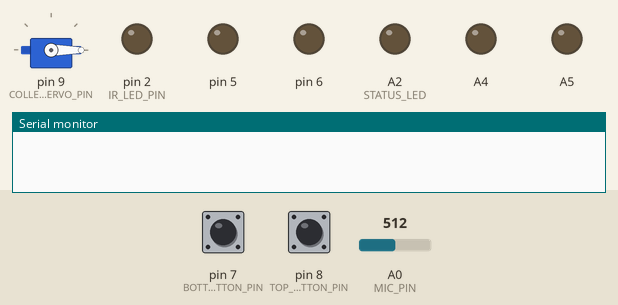
A sketch run on a simulated Arduino Uno, built with avr-gcc and run on an emulated ATmega328P. Parts: servo, output pins drawn as LEDs (lit = HIGH), the last lines printed to the serial monitor. The test bench sets the inputs (shaded band); at power-on: pin 8 (TOP_BUTTON_PIN) HIGH, pin 7 (BOTTOM_BUTTON_PIN) LOW, A0 (MIC_PIN) = 512.

Above: at 2.0 s.
2.1 s: pin 8 (TOP_BUTTON_PIN) pulled LOW for 0.15 s
At 2.3 s:
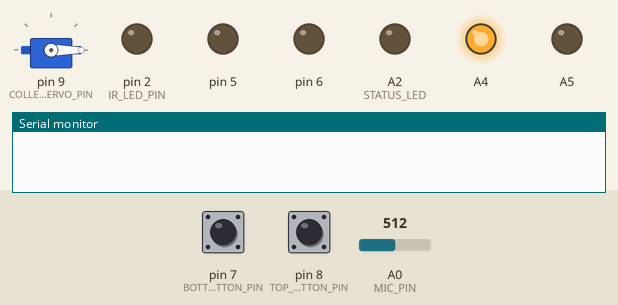
At 3.9 s:
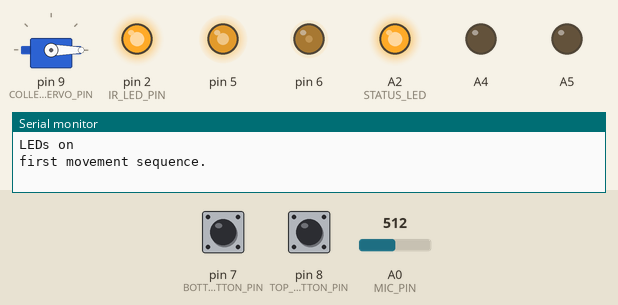
5.2 s: pin 8 (TOP_BUTTON_PIN) pulled LOW for 1 s
At 13.7 s:
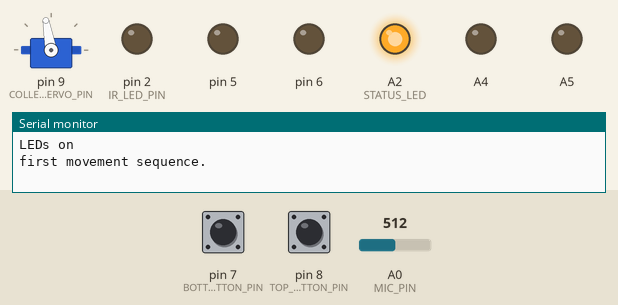
Timing chart, 0 to 16.0 s (numbered marks = the images above; inputs shaded):
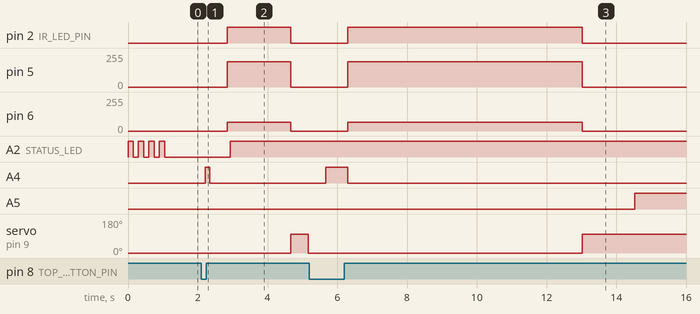

Measured:
- after the input at 2.1 s, pin 2 (IR_LED_PIN): LOW → HIGH after 0.75 s, → LOW 1.8 s later; pin 5: 0/255 → 190/255 after 0.75 s, → 0/255 1.8 s later; pin 6: 0/255 → 66/255 after 0.75 s, → 0/255 1.8 s later; A2 (STATUS_LED): LOW → HIGH after 0.84 s; A4: LOW → HIGH after 0.12 s, → LOW 0.13 s later
- after the input at 5.2 s, pin 2 (IR_LED_PIN): LOW → HIGH after 1.1 s, → LOW 6.7 s later; pin 5: 0/255 → 190/255 after 1.1 s, → 0/255 6.7 s later; pin 6: 0/255 → 66/255 after 1.1 s, → 0/255 6.7 s later; A4: LOW → HIGH after 0.47 s, → LOW 0.63 s later; A5: LOW → HIGH after 9.3 s instead of 0.47 s

The sketch:

ACD.ino
```cpp
/*

pin connections:
horizontal motor: D5 and D6
vertical motor: A4 and A5
servos: pin 9
mic: A0
IR LED: D13
*/

#define IR_LED_PIN 2
#define STATUS_LED A2
#define COLLECTION_SERVO_PIN 9
#define H_MOTOR_A 5
#define H_MOTOR_B 6
#define V_MOTOR_A A4
#define V_MOTOR_B A5
#define MIC_PIN A0
#define BOTTOM_BUTTON_PIN 7
#define TOP_BUTTON_PIN 8
#define HORIZONTAL_SPEED 190

#include "motor.h"
#include "mic.h"
#include <Servo.h>

Servo collectionServo;

motor horizontalMotor(H_MOTOR_A, H_MOTOR_B);
motor verticaMotor(V_MOTOR_A, V_MOTOR_B);

int state = FORWARD;
bool gotEgg = false;              // store whether the system is carrying an egg
bool firstMovement = true;
int toneDetetected = -1;  //store which tone range was last detected

unsigned long previousMillis = 0;
int ledState = LOW;

// the setup function runs once when you press reset or power the board
void setup() {
    Serial.begin(9600);

    pinMode(BOTTOM_BUTTON_PIN, INPUT);
    pinMode(TOP_BUTTON_PIN, INPUT);
    pinMode(IR_LED_PIN, OUTPUT);
    pinMode(STATUS_LED, OUTPUT);

    //Serial.println("Start up");
    startFlashPattern();
    digitalWrite(STATUS_LED, LOW); //off

    setupMic();
    collectionServo.attach(COLLECTION_SERVO_PIN);  // attaches the servo on pin COLLECTION_SERVO_PIN
    closeCollection();

    resetVerticalSystem();
    digitalWrite(IR_LED_PIN, HIGH);
    Serial.println("LEDs on");
}

void startFlashPattern(void) {
    for (int i = 0; i < 4; i++) {
        digitalWrite(STATUS_LED, HIGH); //on
        delay(150);
        digitalWrite(STATUS_LED, LOW); //off
        delay(150);
    }
}

void flash() {
    unsigned long currentMillis = millis();
    const long interval = 800;
    if (toneState == 0) { // low frequency, solid
        digitalWrite(STATUS_LED, HIGH); //on
    }
    else if (toneState == 1) { //high frequency
        if (currentMillis - previousMillis >= interval) {
            // save the last time you blinked the LED
            previousMillis = currentMillis;

            // if the LED is off turn it on and vice-versa:
            if (ledState == LOW) {
                ledState = HIGH;
            }
            else {
                ledState = LOW;
            }
            // set the LED with the ledState of the variable:
            digitalWrite(STATUS_LED, ledState);
        }
    }
    else {
        digitalWrite(STATUS_LED, LOW); //otherwise, off
    }
}

// the loop function runs over and over again until power down or reset
void loop() {

    if (firstMovement) {
        Serial.println("first movement sequence.");
        horizontalMove(FORWARD);
        digitalWrite(IR_LED_PIN, LOW);
        firstMovement = 0;

    }
        // open collection
    if (gotEgg == 0) {
        openCollection();
    }
    // lower until we hit the bottom, stop
    while (checkBottom() == 0) {
        verticaMotor.drive(FORWARD);
    }
    verticaMotor.stop();
    //close collection to collect egg
    if (gotEgg == 0) {
        closeCollection();
        gotEgg = 1;
    }
    else { // open collection to release egg
        openCollection();
        delay(1000);
        gotEgg = 0;
    }

    resetVerticalSystem();


    // Turn on led
    digitalWrite(IR_LED_PIN, HIGH);
    //move forward until we hear a sound,stop, turn off leds

    horizontalMotor.drive(state, HORIZONTAL_SPEED);
    delay(5000);
    horizontalMove(state);

    digitalWrite(IR_LED_PIN, LOW);
    state = (state == FORWARD ? BACKWARD : FORWARD);

}

void openCollection() {
    collectionServo.write(100);              // tell servo to go 100 degrees
    delay(500);
}

void closeCollection() {
    collectionServo.write(0);              // tell servo to go 0 degrees
    delay(500);
}

int checkBottom() {
    //connect button with one leg to 5V, the other to the BOTTOM_BUTTON_PIN and a 10K pulldown resistor to gnd
    if (digitalRead(BOTTOM_BUTTON_PIN) == LOW) return 1; // button is compressed and circuit is closed
    else return 0;
}

int checkTop() {
    if (digitalRead(TOP_BUTTON_PIN) == LOW) return 1;
    else return 0;
}

void resetVerticalSystem() {
    // raise till top, stop
    while (checkTop() == 0) {
        verticaMotor.drive(BACKWARD);
    }
    while (checkTop() == 1) {
        verticaMotor.drive(FORWARD);
    }
    delay(100);
    verticaMotor.stop();

    // close the blades
    if (gotEgg == 0) {
        closeCollection();
    }
}

void horizontalMove(int direction) {
    int doloop = 1;
    while (doloop == 1) {
        horizontalMotor.drive(direction, HORIZONTAL_SPEED);
        while(toneDetetected == -1){
            toneDetetected = checkForSound();
            flash();
        }
        for (int i = 0; i < 20; i++){
            toneDetetected = checkForSound();
            flash();
        }
        if (toneDetetected != -1){
            doloop = 0;
        }
    }
    horizontalMotor.stop();
}


/*
void horizontalMove(int direction) {

    int previousTrigger = 0;
    int needToMove = 1;
    int sound = 0;

    while (needToMove) {
        sound = checkForSound();

        //if its too noisy, just wait for it to be quiet
        //if (sound == -1) {
        //    horizontalMotor.stop();
        //}
        if (sound == 1 || sound == 2) {
            previousTrigger++;
            Serial.println(previousTrigger);
            if (previousTrigger > 3) {
                Serial.println("THINK WE'VE BEEN TRIGGERED");
                delay(300);
                int soundCounter = 0;
                for (int i = 0; i < 5; i++) {
                    sound = checkForSound();
                    if (sound == 1 || sound == 2) {
                        soundCounter++;
                    }
                }
                if (soundCounter > 3) {
                    needToMove = 0;
                }
            }
        }
        else {
            previousTrigger = 0;
            horizontalMotor.drive(direction,HORIZONTAL_SPEED);
        }
    }
    horizontalMotor.stop();
}
*/
```

mic.h
```cpp
// (licence header left out)
#include "arduinoFFT.h"

arduinoFFT FFT = arduinoFFT(); /* Create FFT object */

#define SCL_INDEX 0x00
#define SCL_TIME 0x01
#define SCL_FREQUENCY 0x02
#define SCL_PLOT 0x03

const int inputPin = MIC_PIN;

const uint16_t samples = 64; //This value MUST ALWAYS be a power of 2
const double samplingFrequency = 8000; //Hz, must be less than 10000 due to ADC

double vReal[samples];
double vImag[samples];

double history[5][8] = {0};
double rollingAverage[8];
int currentLine = 0;

int toneState = -1;  //store which tone range was last detected

double backgroundLevel = 0;

unsigned long microseconds;
unsigned int sampling_period_us;

int checkForSound();
void sample();

void setupMic() {
    sampling_period_us = round(1000000 * (1.0 / samplingFrequency));

    sample();
    for (int i = 10; i < 50; i++) {
        backgroundLevel += vReal[i];
    }
    backgroundLevel /= 50;

    for (int i = 0; i < 5; i++) {
        sample();
        for (int j = 0; j < 4; j++) {
            history[i][j] = vReal[j+15];
        }
        for (int j = 4; j < 8; j++) {
            history[i][j] = vReal[j+40];
        }
    }
}

void sample() {
    //CONECTIONS:
    //power mic amp module with 5v and connect to A0
    // SAMPLING the sound. it takes samples/frequency = 64/8000 = 8ms
    microseconds = micros();
    for (int i = 0; i < samples; i++)
    {
        vReal[i] = analogRead(inputPin);
        vImag[i] = 0;
        while (micros() - microseconds < sampling_period_us) {
            //empty loop
        }
        microseconds += sampling_period_us;
    }

    // Calcs about the audio signal
    FFT.Windowing(vReal, samples, FFT_WIN_TYP_HAMMING, FFT_FORWARD);  // Weigh data
    FFT.Compute(vReal, vImag, samples, FFT_FORWARD); // Compute FFT
    FFT.ComplexToMagnitude(vReal, vImag, samples); // Compute magnitudes

}

int checkForSound() {

    sample();

//check if an audio trigger has been detected
#define TRIG_LEVEL_1_9KHZ 500 //600
#define TRIG_LEVEL_5_2KHZ 200

    //update the history array
    for (int i = 0; i < 4; i++) {
        rollingAverage[i] -= 0.2 * history[currentLine][i];
        history[currentLine][i] = vReal[i+15];
        rollingAverage[i] += 0.2 * history[currentLine][i];
        //if (vReal[i] > lowFreqMax) lowFreqMax = vReal[i];
    }
    for (int i = 4; i < 8; i++) {
        rollingAverage[i] -= 0.2 * history[currentLine][i];
        history[currentLine][i] = vReal[i+40];
        rollingAverage[i] += 0.2 * history[currentLine][i];
    }

    toneState = 0;

    for (int i = 0; i < 4; i++) {
        if (rollingAverage[i] > TRIG_LEVEL_1_9KHZ) {
            toneState = 0;
        }
    }

    for (int i = 4; i < 8; i++) {
        if (rollingAverage[i] > TRIG_LEVEL_5_2KHZ) {
            toneState = 1;
        }
    }

    if (currentLine == 4) {
        currentLine = 0;
    }
    else {
        currentLine++;
    }

    return toneState;
}

    /* READINGS FROM HEADPHONE NEXT TO MIC AT COLLEGE. stored in array caled vReal[]
       1900Hz Signal: vReal[14] > 100 && vReal[15] > 400 && vReal[16] > 200
       [14]1750.000000Hz 144.6338
       [15]1875.000000Hz 482.4529
       [16]2000.000000Hz 292.5368

       5200Hz Signal
       [21]2625.000000Hz 162.9220
       [22]2750.000000Hz 915.0484
       [23]2875.000000Hz 791.5623

       [41]5125.000000Hz 791.5623
       [42]5250.000000Hz 915.0484
       [43]5375.000000Hz 162.9220
       */
```

motor.cpp
```cpp
#include "motor.h"

motor::motor(int pinA, int pinB) {
    motorPinA = pinA;
    motorPinB = pinB;
    pinMode(motorPinA, OUTPUT);
    pinMode(motorPinB, OUTPUT);
    stop();
}

void motor::drive(int direction) {
    if (direction == FORWARD) {
        digitalWrite(motorPinA, HIGH);
        digitalWrite(motorPinB, LOW);
    }
    else if (direction == BACKWARD) {
        digitalWrite(motorPinA, LOW);
        digitalWrite(motorPinB, HIGH);
    }
    else {
        stop();
    }
}

void motor::drive(int direction, int speed) {
    if (direction == FORWARD) {
        analogWrite(motorPinA, speed);
        analogWrite(motorPinB, -speed);
    }
    else if (direction == BACKWARD) {
        analogWrite(motorPinA, -speed);
        analogWrite(motorPinB, speed);
    }
    else {
        stop();
    }
}
void motor::stop() {
    digitalWrite(motorPinA, LOW);
    digitalWrite(motorPinB, LOW);

}
```

motor.h
```cpp
/*
motor.h
class for controlling DC motor with H-bridge
*/

#ifndef MOTOR_H
#define MOTOR_H

#include "config.h"	//include the file with configurable parameters
#include <Arduino.h>

#define FORWARD 1
#define BACKWARD -1

class motor {
private:
    int motorPinA;
    int motorPinB;

public:
    //methods to control movement
    void stop();
    void drive(int direction);
    void drive(int direction, int speed);

    //Constructor.
    motor(int pinA, int pinB);
};

#endif
```

config.h
```cpp

```
